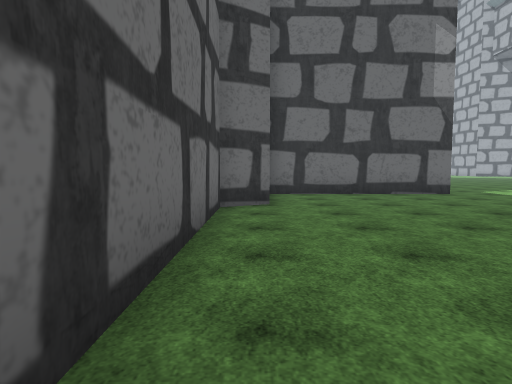
view 1 (above)

24 first-person views from a walk through a 3-D level made in the Unity game engine. The camera is 1.4 m above the floor, tilts 4° down and sees 75° across. The floor is counted in squares, 2 m on a side. Each view is taken from the middle of a square. On the plan, view 1 faces up. The plan holds only what a view shows up to about 10 squares ahead; the rest is blank. The place goes on beyond the plan. The player character is not drawn. Some surface patterns are stand-ins.

view 2
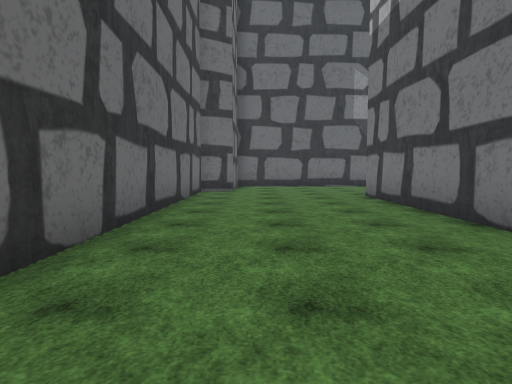

view 3
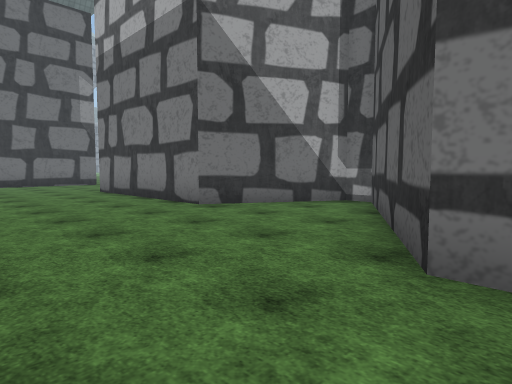

view 4
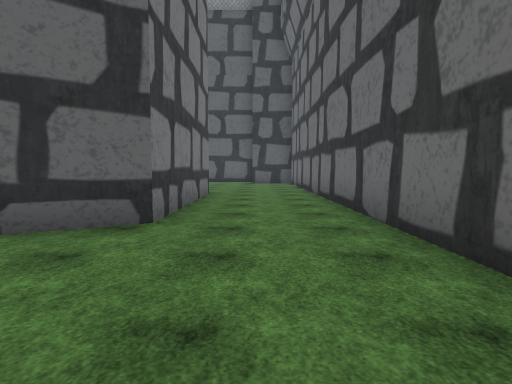

view 5
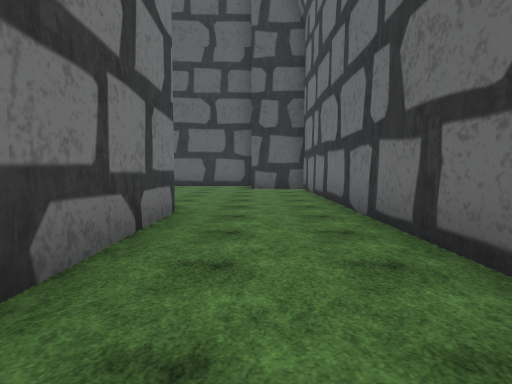

view 6
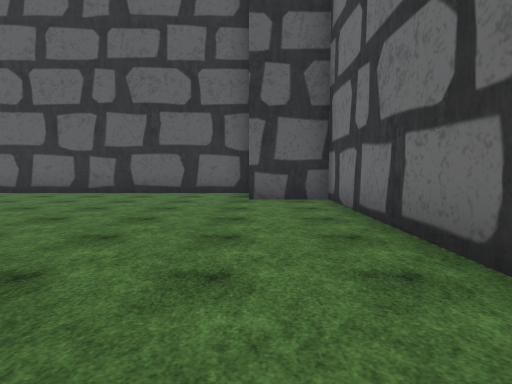

view 7
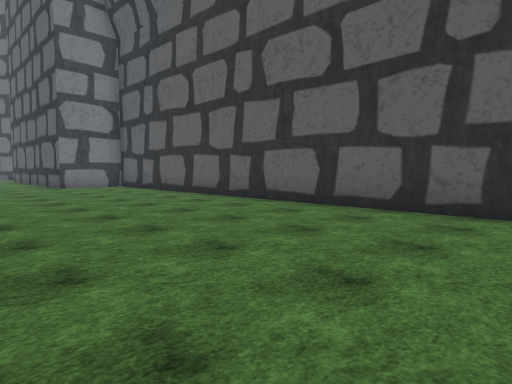

view 8
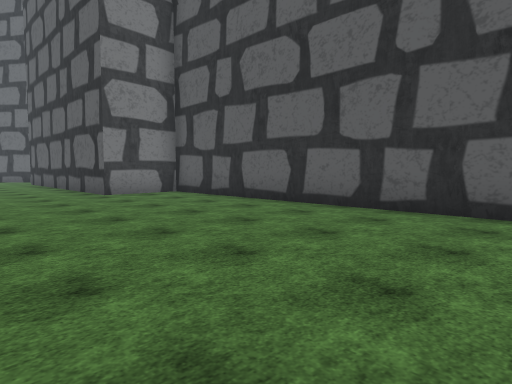

view 9
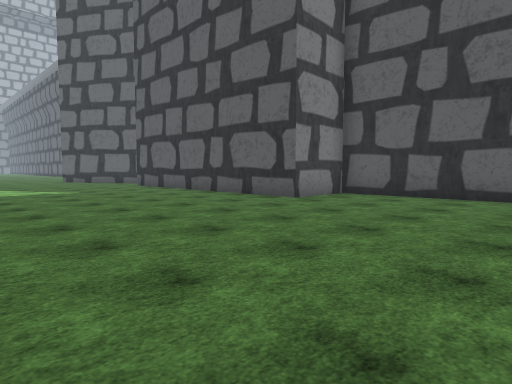

view 10
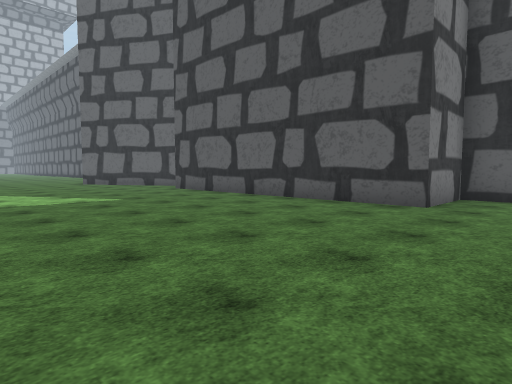

view 11
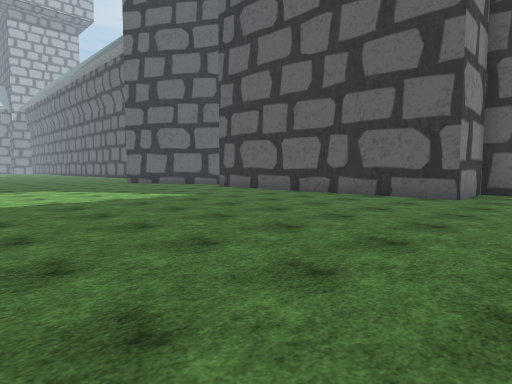

view 12
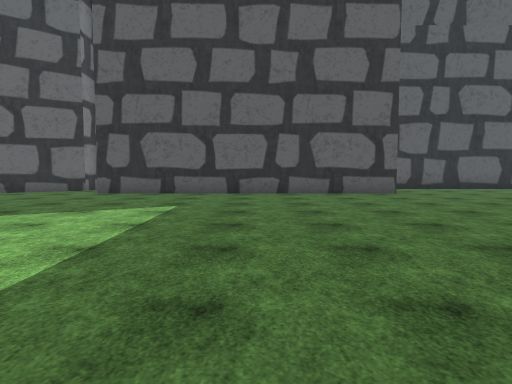

view 13
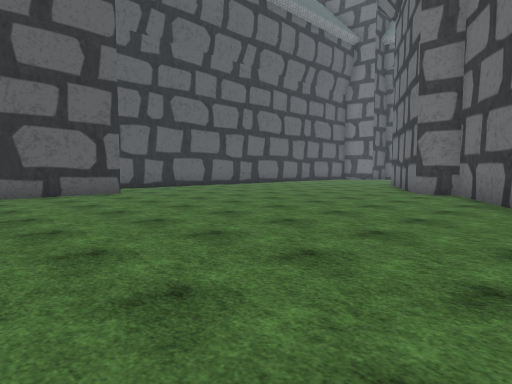

view 14
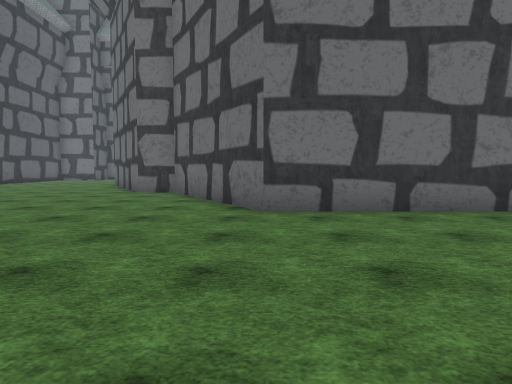

view 15
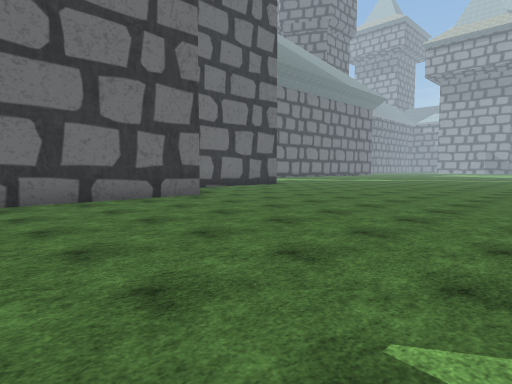

view 16
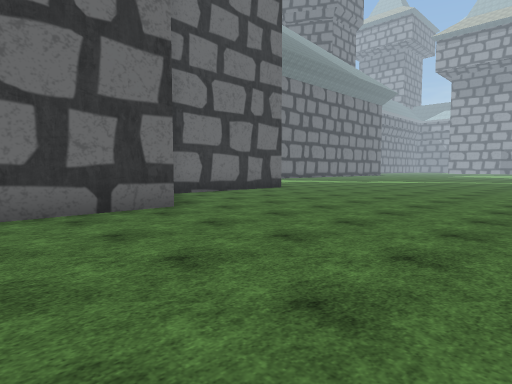

view 17
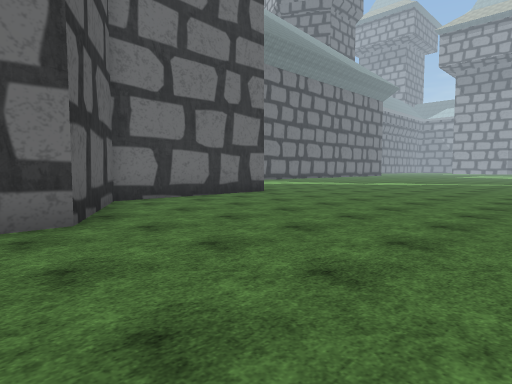

view 18
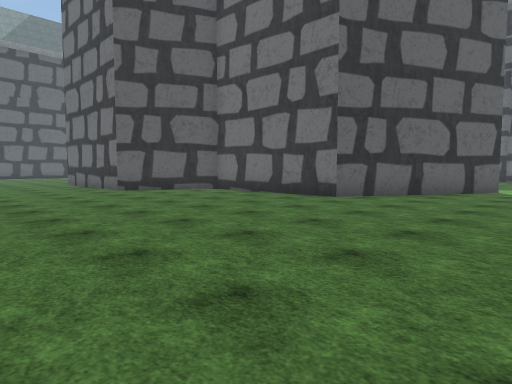

view 19
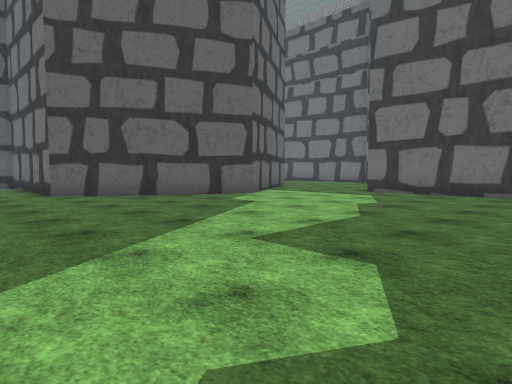

view 20
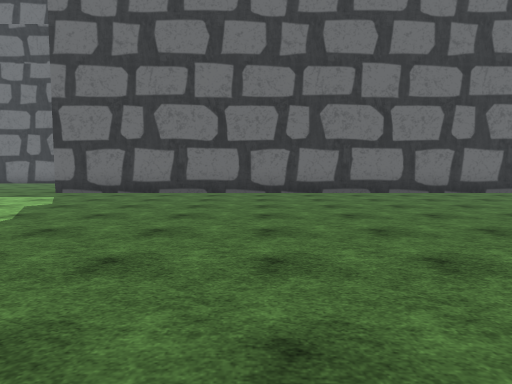

view 21
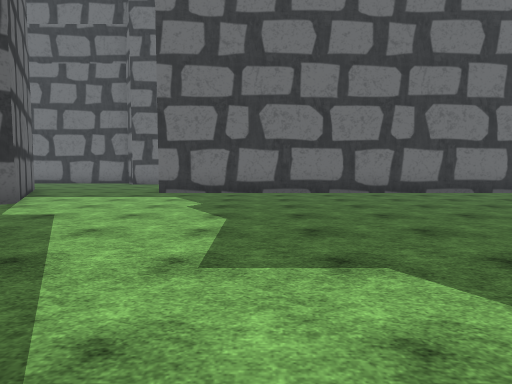

view 22
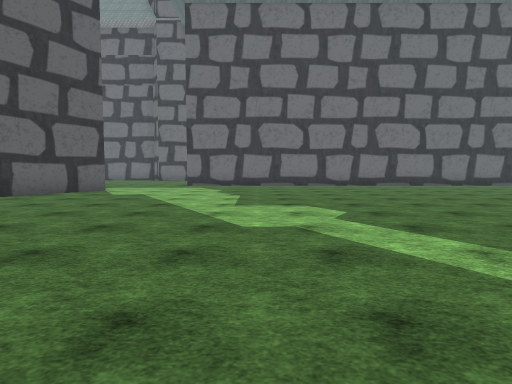

view 23
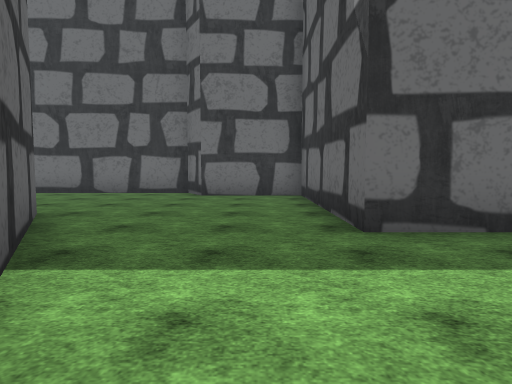

view 24
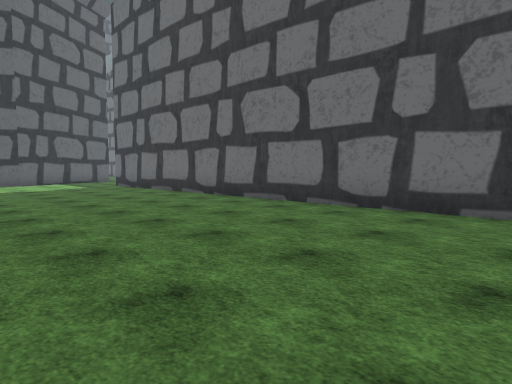

### Floor plan
Points are (right, up) in squares from view 1. A wall is a line through its corners. A room is listed if a view was taken in it or the views show most of it. See-through windows are left out.
Room 1 (views 1, 2, 3, 4, 5, 6, 7, 8, 9, 10, 11, 12, 13, 14, 15, 16, 17, 18, 19, 20, 21, 22, 23, 24)
walls: (2.3, -10.5) (2.3, -5.3) (6.6, -2.8) (6.6, -2.2) (3.8, -0.6) (3.8, 4.6) (8.3, 7.2) (12.8, 4.6) (12.8, -0.1) (15.6, -1.7) (15.6, -6.9) (11.3, -9.4) (11.3, -10.4) (10.5, -10.8); (5.4, 22.5) (5.4, 9.2) (0.3, 9.2) (0.3, 6.6) (-0.7, 6) (-0.7, -16.6) (1.2, -16.6); (1.1, -18.6) (17, -18.6) (17, -16.4) (25.5, -16.4)

Positions as (right, up) in squares from view 1, and headings:
1: (0, 0), facing up
2: (1, -4), facing up
3: (0, -6), facing up-right
4: (1, -1), facing down
5: (1, -5), facing down
6: (1, -9), facing down
7: (4, -13), facing down-right
8: (8, -13), facing down-right
9: (12, -10), facing down-right
10: (15, -10), facing down-right
11: (15, -8), facing down-right
12: (21, -7), facing down
13: (21, -7), facing down-left
14: (21, -7), facing left
15: (23, -7), facing up-left
16: (21, -5), facing up-left
17: (20, -3), facing up-left
18: (20, 9), facing down-left
19: (15, 14), facing down-left
20: (15, 15), facing left
21: (15, 12), facing left
22: (19, 12), facing left
23: (9, 8), facing left
24: (11, 23), facing down-left
